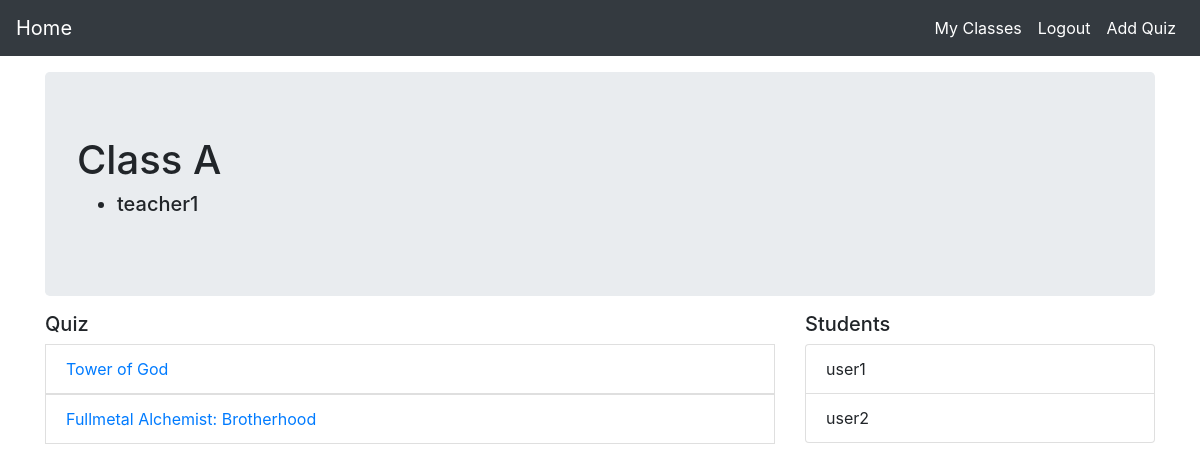
The app's page /quiz/class_view/1 (signed in), older data.
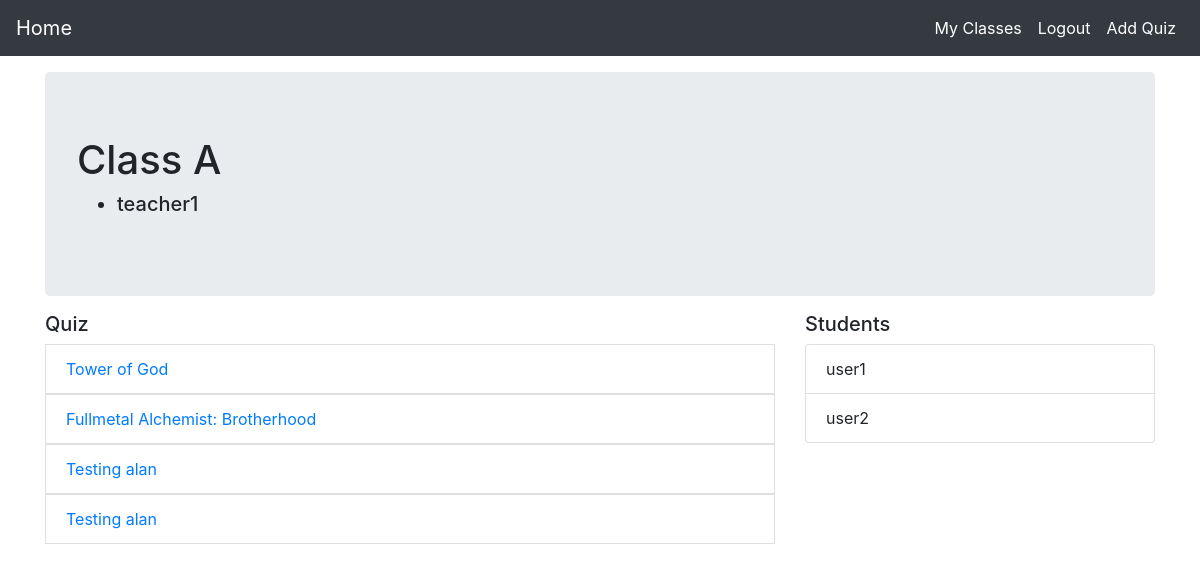
The same page, newer data.
### quiz/models.py (models this page shows, shortened)
class Quiz(models.Model):
    title = models.CharField(max_length=250)
    description = models.TextField()
    classes = models.ManyToManyField(Class)
    make_visible = models.BooleanField(default=False)
    total_questions = models.IntegerField(primary_key=False,default=0)

### quiz/views.py (the view)
# urls.py: path('class_view/<int:class_pk>',views.classView,name='classView'),
@login_required
def classView(request,class_pk):
    class_obj = get_object_or_404(Class,pk=class_pk)
    if str(request.user.job.status) == 'student':
        quiz_list = list(Quiz.objects.filter(make_visible=True).filter(classes=class_obj))
    else :
        quiz_list = list(Quiz.objects.filter(classes=class_obj))
    participant_list = class_obj.user.all()
    teacher_list = []
    student_list = []
    for each_user in participant_list :
        if each_user.is_superuser :
            pass
        elif str(each_user.job.status)== 'student' :
            student_list.append(each_user)
        elif str(each_user.job.status)== 'teacher' :
            teacher_list.append(each_user)
    context = {
        'class_obj':class_obj,
        'student_list':student_list,
        'teacher_list':teacher_list,
        'quiz_list':quiz_list
    }
    return render(request,'quiz/class_view.html',context)

### templates/quiz/class_view.html
{% extends "./base.html" %}
{% block content %}
<div class="container">
    <div class="jumbotron my-3">
        <h1>
            {{class_obj.class_name}}
        </h1>
        <h5>
            <ul>
                {% for each_teacher in teacher_list %}
                <li>{{each_teacher}}</li>
                {% endfor %}
            </ul>
        </h5>
    </div>
    <div class="row">
        <div class="col-md-8">
            <h5>Quiz</h5>
            <ul class="list-group">
                {% for quiz in quiz_list %}
                <a href="{% url 'quiz:quizInfoTeacherView' quiz.id %}">
                    <li class="list-group-item">{{quiz.title}}</li>
                </a>
                {% endfor %}
            </ul>
        </div>
        <div class="col-md-4">
            <h5>Students </h2>
                <ul class="list-group">
                    {% for each_student in student_list %}
                    <li class="list-group-item">{{each_student}}</li>
                    {% endfor %}
                </ul>
        </div>
    </div>
</div>
{% endblock %}

Row changes from the older to the newer data that the page shows:
added Quiz: title "Testing alan"
added Quiz: title "Testing alan"
